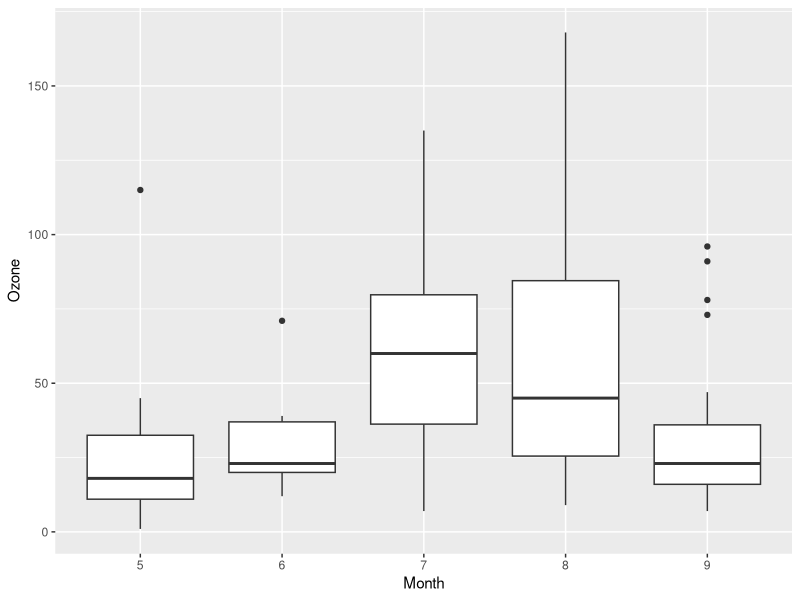
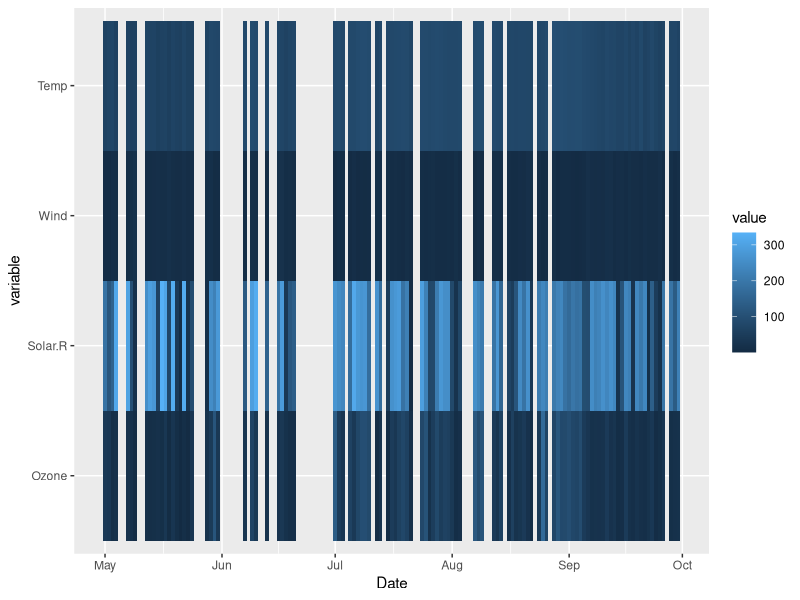
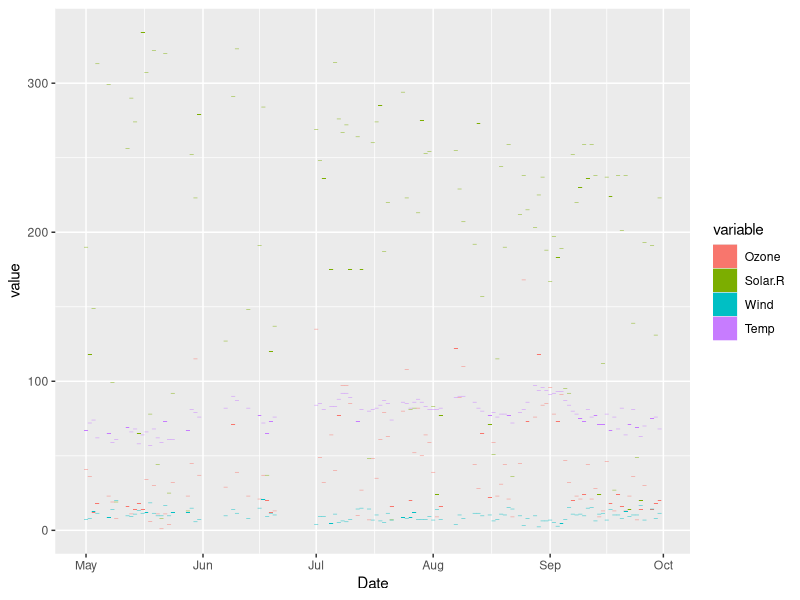
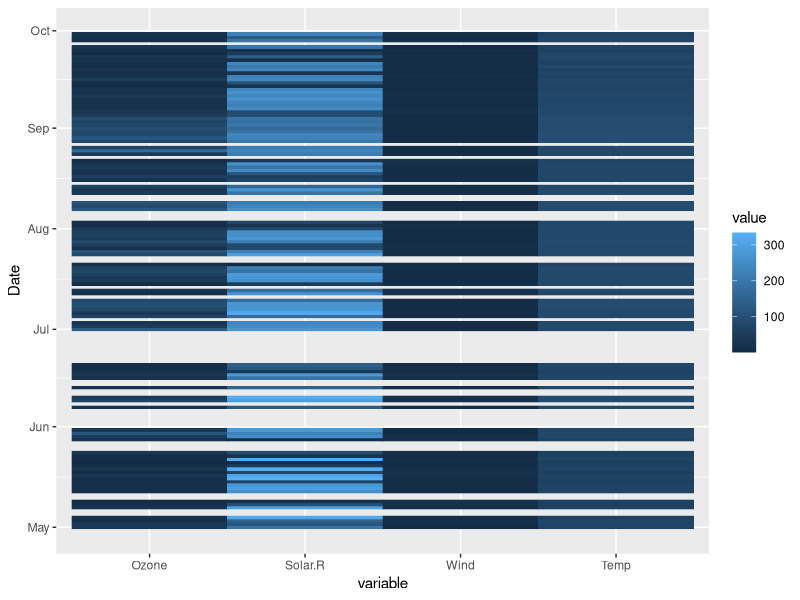
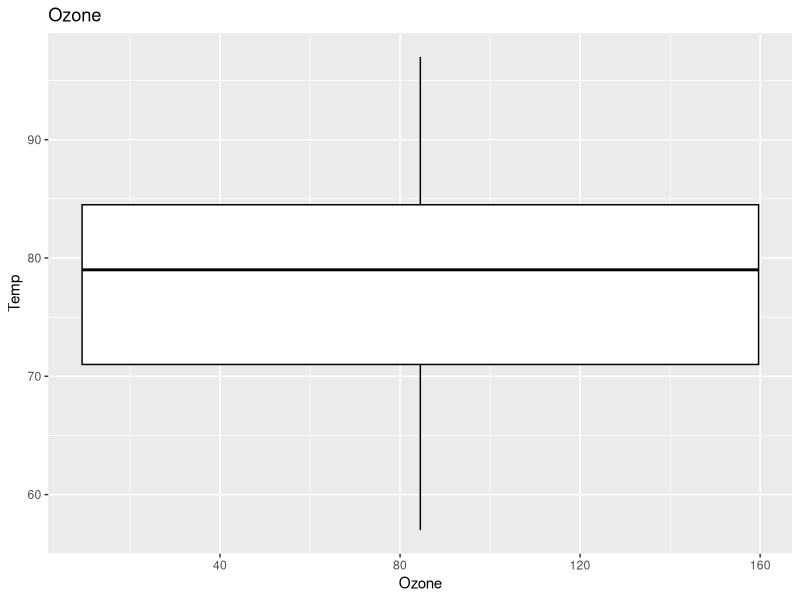
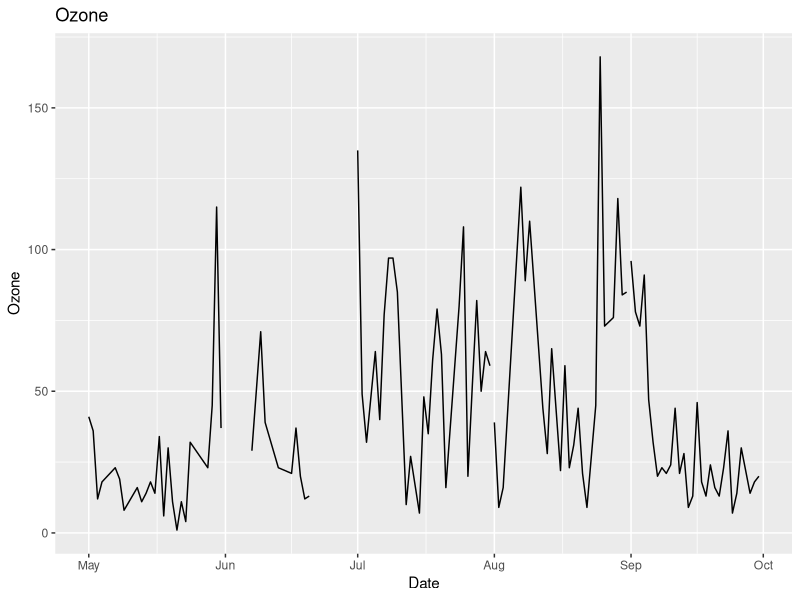
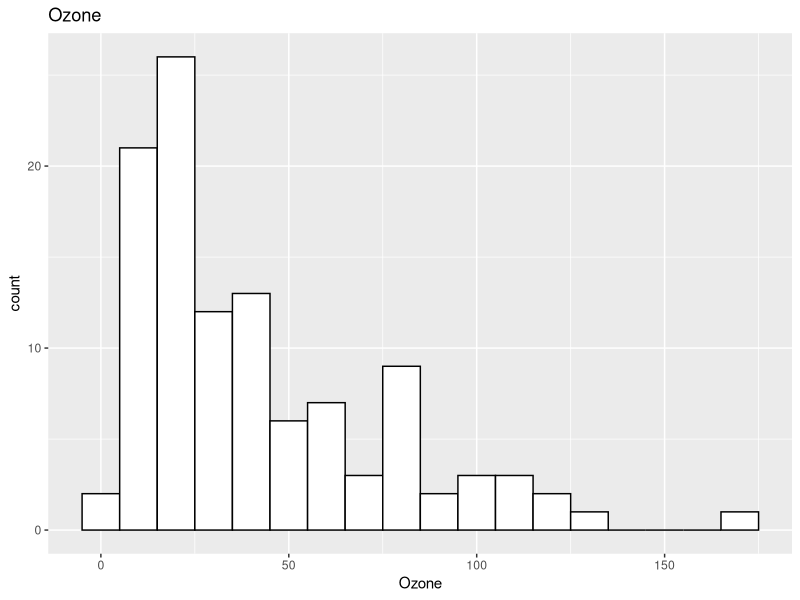
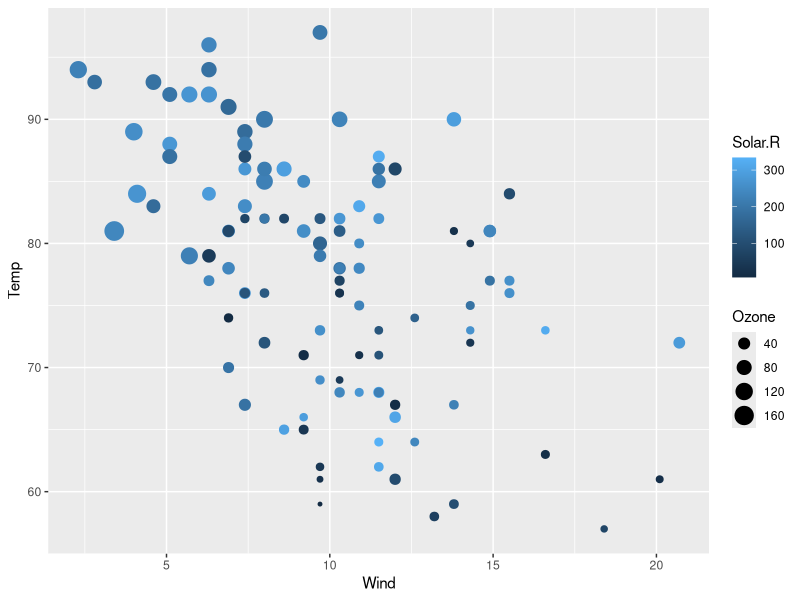

These charts were generated, in order, by the following R code:
complete.cases(airquality)
#Loading and Cleaning Data
my_airdata <- na.omit(airquality)

summary(my_airdata)

 

#Histograms
library(ggplot2)
OzoneHist <- ggplot(my_airdata, aes(x=Ozone)) + geom_histogram(binwidth=10,color="black", fill="white")+ggtitle("Ozone")
Solar.RHist <- ggplot(my_airdata, aes(x=Solar.R)) + geom_histogram(binwidth=25,color="black", fill="white")+ggtitle("Solar.R")
WindHist <- ggplot(my_airdata, aes(x=Wind)) + geom_histogram(color="black", fill="white")+ggtitle("Wind")
TempHist <- ggplot(my_airdata, aes(x=Temp)) + geom_histogram(binwidth=5,color="black", fill="white")+ggtitle("Temp")
#Boxplots
OzoneBoxplot <- ggplot(my_airdata, aes(x=Ozone,y=Temp)) + geom_boxplot(color="black", fill="white")+ggtitle("Ozone")
WindBoxplot <- ggplot(my_airdata, aes(x=Wind,y=Ozone)) + geom_boxplot(color="black", fill="white")+ggtitle("Wind")


AnotherOzoneBoxPlot <-ggplot(my_airdata, aes(factor(Month), Ozone)) +
  geom_boxplot()+
  xlab("Month")

#Changes over Time
library(scales)

my_airdata$Date <- as.Date( paste("1973", my_airdata$Month , my_airdata$Day , sep = "-" )  , format = "%Y-%m-%d" )

OzoneChange <- ggplot(my_airdata, aes(x=Date, y=Ozone, group=Month)) + geom_line(color="black")+ggtitle("Ozone")

Solar.RChange <- ggplot(my_airdata, aes(x=Date, y=Solar.R, group=Month)) + geom_line(color="black")+ggtitle("Solar.R")

WindChange <- ggplot(my_airdata, aes(x=Date, y=Wind, group=Month)) + geom_line(color="black")+ggtitle("Wind")

TempChange <- ggplot(my_airdata, aes(x=Date, y=Temp, group=Month)) + geom_line(color="black")+ggtitle("Temp")

#Reshape Data
library(reshape2)
Test <- my_airdata[,-(5:6)]

Reshape <- melt(Test, id="Date")

SummaryChange <- ggplot(Reshape, aes(x=Date, y=value, colour=variable, group=variable)) + geom_line()
                        
##Heatmap
Heatmap <- ggplot(data=Reshape, aes(x=Date, y=variable, group=variable)) + geom_tile(aes(fill=value))

Heatmap2 <- ggplot(data=Reshape, aes(x=Date, y=value, colour=variable, group=variable)) + geom_tile(aes(fill=variable))

Heatmap3 <- ggplot(data=Reshape, aes(x=variable, y=Date, colour=value)) + geom_tile(aes(fill=value))

#Scatterchart
Scaterchart <- ggplot(my_airdata, aes(x=Wind, y=Temp)) + geom_point(aes(size=Ozone, colour=Solar.R))

#Analysis

##In lower temperatures: Ozone levels are lower, Solar.R levels are lower and Wind speeds tend to be higher.
##In warmer temperatures:  Wind spees are lower, Solar.R and Ozone levels are higher. 
##The most useful visualizations were the line and scatterplots.
